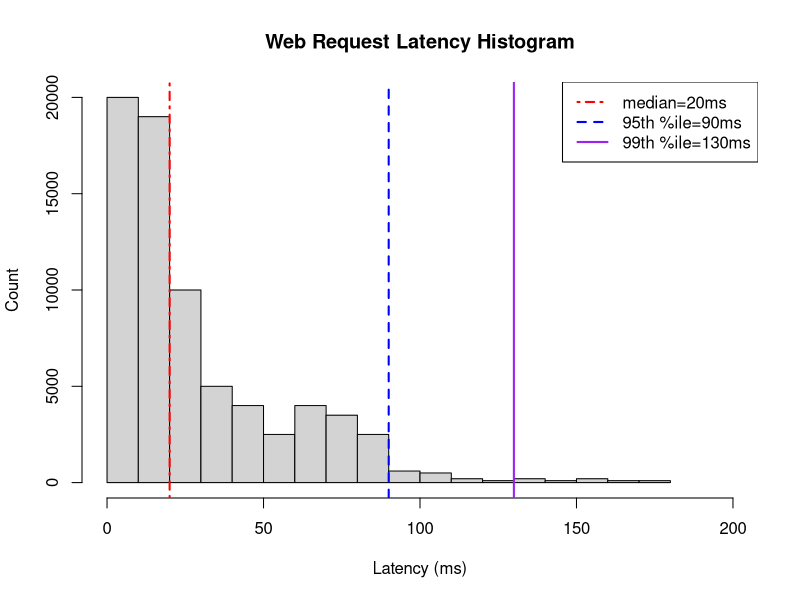

The R script that drew this image:
bins = c(20,19,10,5,4,2.5,4,3.5,2.5,0.6,0.5,0.2,0.1,0.2,0.1,0.2,0.1,0.1)
binsLots = bins*100
sum(bins)
#plot(bins)

latencyData = matrix(nrow=1, ncol=bins[1]*1000,data=rep(5,bins[1]*1000))
dim(latencyData)
#latencyData


for (i in 2:length(bins)) {
	latencyData = c(latencyData, rep(i*10-5, bins[i]*1000))
}


dim(rep(i*10-5, bins[i]*1000))

pdf("~/Desktop/midtermHist.pdf")

hist(latencyData, xlab="Latency (ms)", ylab="Count", main="Web Request Latency Histogram", xlim=c(0,200))
#median=median(latencyData)
#q95=quantile(latencyData, 0.95)
#q99=quantile(latencyData, 0.99)

median=20
q95=90
q99=130

#abline(v=median, col="red", lw=2, lty="solid")
abline(v=median, col="red", lw=2, lty="dotdash")
abline(v=q95, col="blue", lw=2, lty="dashed")
abline(v=q99, col="purple", lw=2, lty="solid")
legend("topright", legend=c(paste("median=", round(median), "ms", sep=""), paste("95th %ile=", round(q95), "ms", sep=""), paste("99th %ile=", round(q99), "ms", sep="")), col=c("red", "blue", "purple"), lwd=2, lty=c("dotdash", "dashed", "solid"))

dev.off()